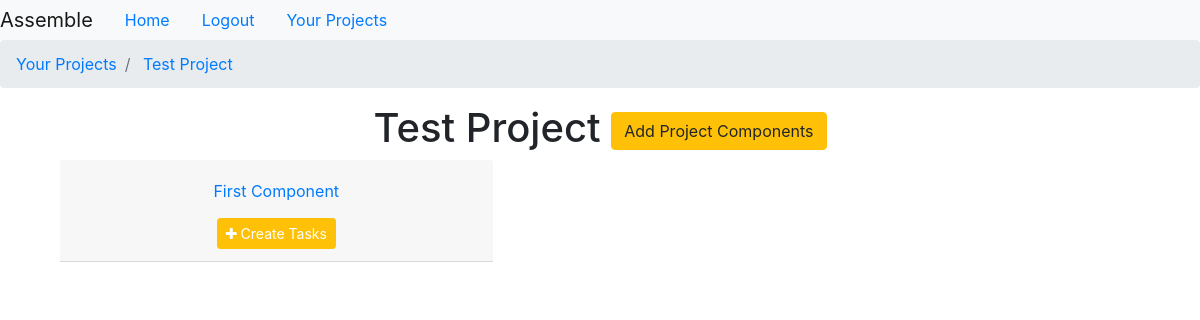
/home/project-detail/test-project/ (signed in), run on an earlier commit of the app's database.
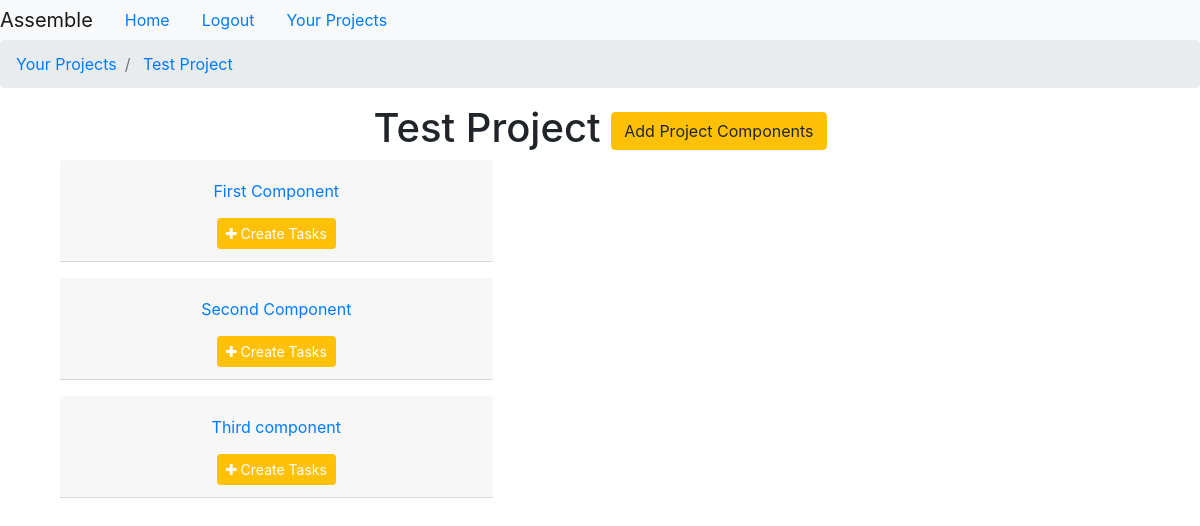
And on a later commit of the database.
### assemble/models.py (models this page shows, shortened)
class ProjectComponent(models.Model):
    name = models.CharField(max_length=60)
    description = models.CharField(max_length=200)
    slug = models.SlugField(max_length=100,unique=True,blank=True,null=True)
    completed = models.BooleanField(default=False)
    task = models.ForeignKey('self',null=True,default=None,related_name="component",on_delete=models.CASCADE)
    project = models.ForeignKey(Project,on_delete=models.CASCADE)

### assemble/views.py (the view)
# urls.py: path('project-detail/<project_slug>/',project_detail_view,name="project-detail"),
@login_required
def project_detail_view(request,project_slug):
    project = Project.objects.filter(user=request.user).get(slug=project_slug)
    project_components = ProjectComponent.objects.filter(project__name=project).filter(task=None)
    context = {
        'project':project,
        'project_components':project_components
    }
    return render(request,'assemble/project_detail.html',context)

### assemble/models.py (called while the page is built)
    def __str__(self):
        return self.name

### templates/assemble/project_detail.html (shortened to what this page needs)
{% extends 'assemble/base.html' %}
{% block breadcrumb %}
    <li class="breadcrumb-item">
        <a href="{% url 'project-list' %}">
            Your Projects
        </a>
    </li>
    <li class="breadcrumb-item">
        <a href="{% url 'project-detail' project.slug %}"> {{ project.name }} </a>
    </li>
{% endblock breadcrumb %}
{% block content %}
<div class="container text-center">
    <h1>{{ project.name }} <a class="btn btn-warning" href="{% url 'project-component-create' project.slug %}">Add Project Components</a></h1>
        {% for component in project_components %}
            <div id="toggle-{{component.slug}}" class="mb-3">
                <div class="col-5">
                        <div class="card-header" id="heading-{{component.slug}}">
                            <h5>
                                <button class="btn btn-link" data-toggle="collapse" data-target="#collapse-{{component.slug}}" aria-expanded = "true" aria-controls="collapse-{{component.slug}}">
                                    {{component.name}}
                                </button>
                            </h5>
                            <button class="btn btn-warning btn-sm btn-link text-white" data-toggle = "collapse" data-target = "#collapse-test" aria-expanded = "true" aria-controls= "collapse-test" style="text-decoration:none;"><i class="fa fa-plus"></i> Create Tasks</a>
                        </div>
                </div>
            </div>
        {% endfor %}
</div>
{% endblock content %}

What changed in the data, as far as the page shows it:
added ProjectComponent: name "Second Component"
added ProjectComponent: name "Third component"
